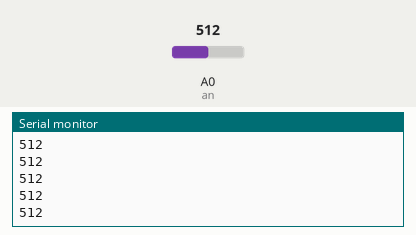
This sketch was run on a simulated Arduino Uno, built with avr-gcc and run on an emulated ATmega328P. On the bench: the last lines printed to the serial monitor. The inputs (shaded band) are chosen by the test bench; at power-on: A0 (an) = 512.

Above: at 1.2 s.
1.3 s: A0 (an) set to 716
At 1.31 s:
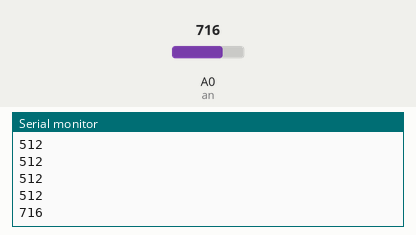
2.8 s: A0 (an) set to 900
At 2.81 s:
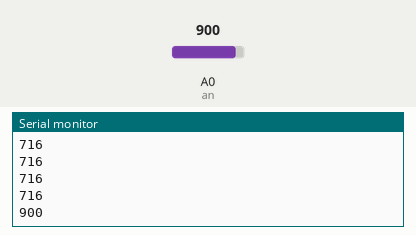
Timing chart, 0 to 5.8 s (numbered marks = the images above; inputs shaded):
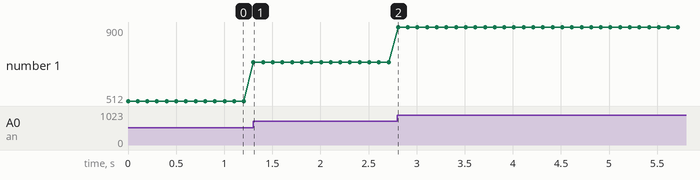

The sketch:

idr_sensor.ino
```cpp
//IDR sensor is used to measure the light intensity
//The higher the light intensity, the less the sensor will read
//maximum analogread at arduino uno is 1023 and it's Represent 5V

#define an A0  //it's our input pin
int value=0;

void setup() {
  Serial.begin(9600);
}

void loop() {
  value=analogRead(an);
  Serial.println(value);
  delay(100);
}
```

Measured:
- after the input at 1.3 s, the serial monitor: prints a new line at once (image 1)
- after the input at 2.8 s, the serial monitor: prints a new line at once (image 2)
- plotted number 1: 512 → 716 after the input at 1.3 s, 716 → 900 after the input at 2.8 s
